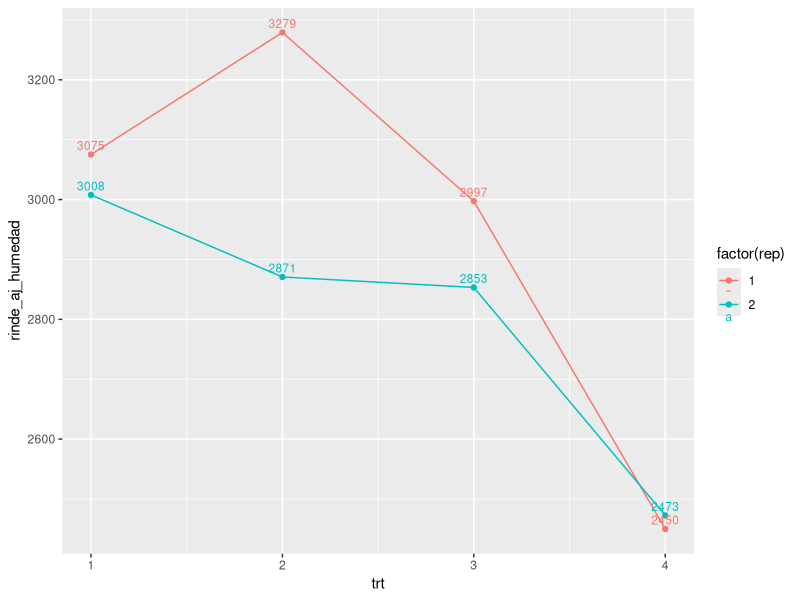
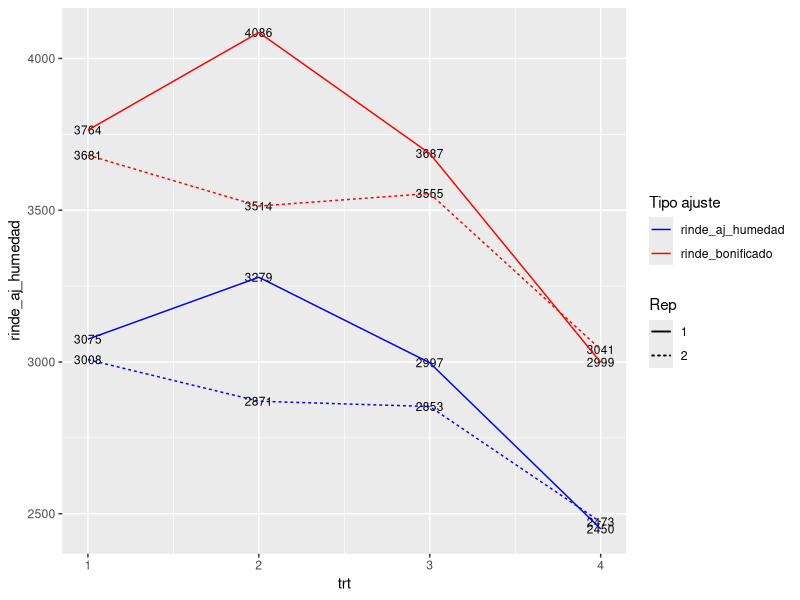

Recreate these plots in R, in order.

# Cada cultivo de grano tiene su humedad standard de recibo, por ej. el girasol se recibe a 11% de humedad.
# Ademas, el girasol puede obtener bonificaciones por el contenido de aceite de los granos, 
# esto es: para valores superiores a 42% se bonifica a razón de 2% mas de rendimiento por cada punto %.
# http://www.agro.unc.edu.ar/~wpweb/cereales/wp-content/uploads/sites/31/2018/07/TABLA-TIPIFICACION-Calidad-Comercial-de-granos.pdf
# Al presentar resultados de ensayos de girasol es común ver el rendimiento ajustado a 11% y sobre este, 
# se aplica la bonificación correspondiente según % de aceite. 
# Al tratarse de un cálculo de rutina, nos conviene tener a mano funciones que nos faciliten los cálculos en algun script.
# Veamos como hariamos esas funciones
# (Siempre es bueno verificar en un Hoja de cálculo de excel como este link)
# https://docs.google.com/spreadsheets/d/1WqLNuOCriRdXaND7xF3OZL939WaaJl_Iy-kzc6jmoOo/edit?usp=sharing


library(tidyverse)
dat <- tibble::tribble(
  ~trt, ~rep, ~rinde_cosecha, ~humedad_a_cosecha, ~aceite_porc,
  1,    1,           3011,                9.1,         53.2,
  2,    1,           3200,                8.8,         54.3,
  3,    1,           3004,               11.2,         53.5,
  4,    1,           2450,                 11,         53.2,
  2,    2,           2900,               11.9,         53.2,
  3,    2,           2850,               10.9,         54.3,
  4,    2,           2467,               10.8,         53.5,
  1,    2,           3001,               10.8,         53.2
)


ajustar_por_humedad <- function(rinde_cosecha, humedad_a_cosecha, hum_recibo){
  agua = rinde_cosecha*humedad_a_cosecha/100
  rinde_seco = rinde_cosecha - agua 
  rinde_aj_comercial = rinde_seco/(1-hum_recibo/100)
  print(rinde_aj_comercial)
}

dat %>% 
  mutate(rinde_aj_humedad = ajustar_por_humedad(rinde_cosecha, humedad_a_cosecha, hum_recibo=11))

ajustar_por_aceite <- function(rinde_aj_humedad, aceite_porcen){
  bonificacion = 1+((aceite_porcen-42)*2)/100
  rinde_bonificado = rinde_aj_humedad * bonificacion
  print(rinde_bonificado)
}

dat <- dat %>% 
  mutate(rinde_aj_humedad = ajustar_por_humedad(rinde_cosecha, humedad_a_cosecha, hum_recibo=11),
         rinde_bonificado = ajustar_por_aceite(rinde_aj_humedad, aceite_porc))
dat %>%
 ggplot() + 
  aes(x =trt, y = rinde_aj_humedad, group=factor(rep), col=factor(rep)) + 
  geom_point() + 
  geom_line() + 
  stat_summary(fun=mean, aes(label=round(after_stat(y))), geom="text", size=3, vjust=-.5) 

dat %>%
  ggplot() + 
  aes(x=trt, group=factor(rep), linetype=factor(rep)) + 
  stat_summary(fun=mean, aes(y = rinde_aj_humedad, label=round(after_stat(y))), geom="text", size=3) + 
  stat_summary(fun=mean, aes(y = rinde_aj_humedad, color="rinde_aj_humedad"), geom="line") + 
  stat_summary(fun=mean, aes(y = rinde_bonificado, label=round(after_stat(y))), geom="text", size=3)  + 
  stat_summary(fun=mean, aes(y = rinde_bonificado, color="rinde_bonificado"), geom="line") +
  scale_color_manual(name='Tipo ajuste',
                     breaks=c("rinde_aj_humedad", "rinde_bonificado"),
                     values=c('rinde_aj_humedad'='blue', 'rinde_bonificado'='red')) + 
  labs(linetype="Rep")
